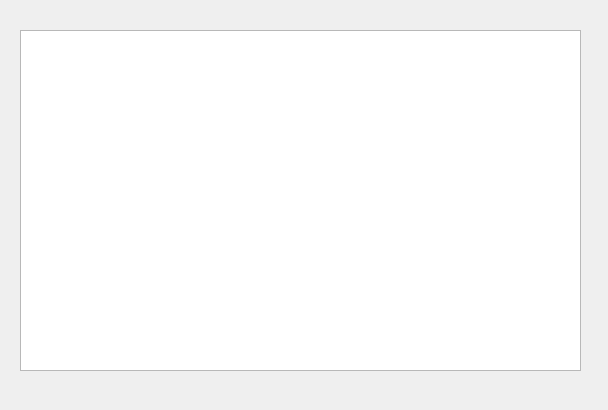
<?xml version="1.0" encoding="UTF-8"?>
<ui version="4.0">
 <class>CarTableForm</class>
 <widget class="QWidget" name="CarTableForm">
  <property name="geometry">
   <rect>
    <x>0</x>
    <y>0</y>
    <width>608</width>
    <height>410</height>
   </rect>
  </property>
  <property name="windowTitle">
   <string>Form</string>
  </property>
  <widget class="QTableWidget" name="tableWidget">
   <property name="geometry">
    <rect>
     <x>20</x>
     <y>30</y>
     <width>561</width>
     <height>341</height>
    </rect>
   </property>
  </widget>
 </widget>
 <resources/>
 <connections/>
</ui>
